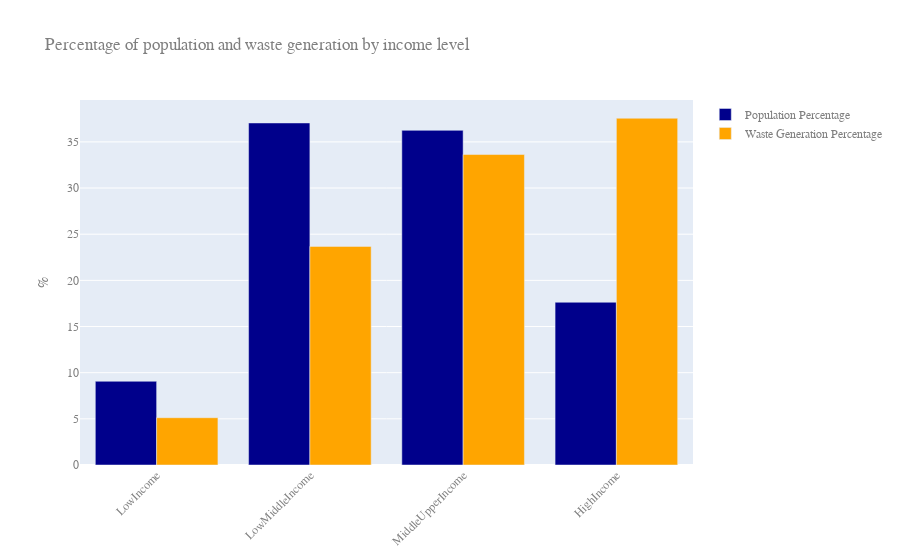

Write notebook code for a chart like this one.
### Code cell
import plotly.graph_objects as go

fig = go.Figure()
fig.add_trace(go.Bar(
    x=countries_by_income.index.tolist(),
    y=countries_by_income.percent_pop.tolist(),
    name='Population Percentage',
    marker_color='darkblue'
))
fig.add_trace(go.Bar(
    x=countries_by_income.index.tolist(),
    y=countries_by_income.percent_waste.tolist(),
    name='Waste Generation Percentage',
    marker_color='orange'
))

# Here we modify the tickangle of the xaxis, resulting in rotated labels.
fig.update_layout(barmode='group', title="Percentage of population and waste generation by income level", xaxis_tickangle=-45, yaxis_title="%", font=dict(
        family="Arial",
        size=12,
        color="#7f7f7f")
)

fig.show()

### Figure 1 — Plotly figure (JSON) as saved in the notebook; plotly's stock layout.template omitted (floating-point values rounded to 4 significant figures)
{"data": [{"marker": {"color": "darkblue"}, "name": "Population Percentage", "type": "bar", "x": ["LowIncome", "LowMiddleIncome", "MiddleUpperIncome", "HighIncome"], "y": [9.07, 37.05, 36.25, 17.63]}, {"marker": {"color": "orange"}, "name": "Waste Generation Percentage", "type": "bar", "x": ["LowIncome", "LowMiddleIncome", "MiddleUpperIncome", "HighIncome"], "y": [5.12, 23.68, 33.63, 37.56]}], "layout": {"barmode": "group", "font": {"color": "#7f7f7f", "family": "Arial", "size": 12}, "title": {"text": "Percentage of population and waste generation by income level"}, "xaxis": {"tickangle": -45}, "yaxis": {"title": {"text": "%"}}}}
